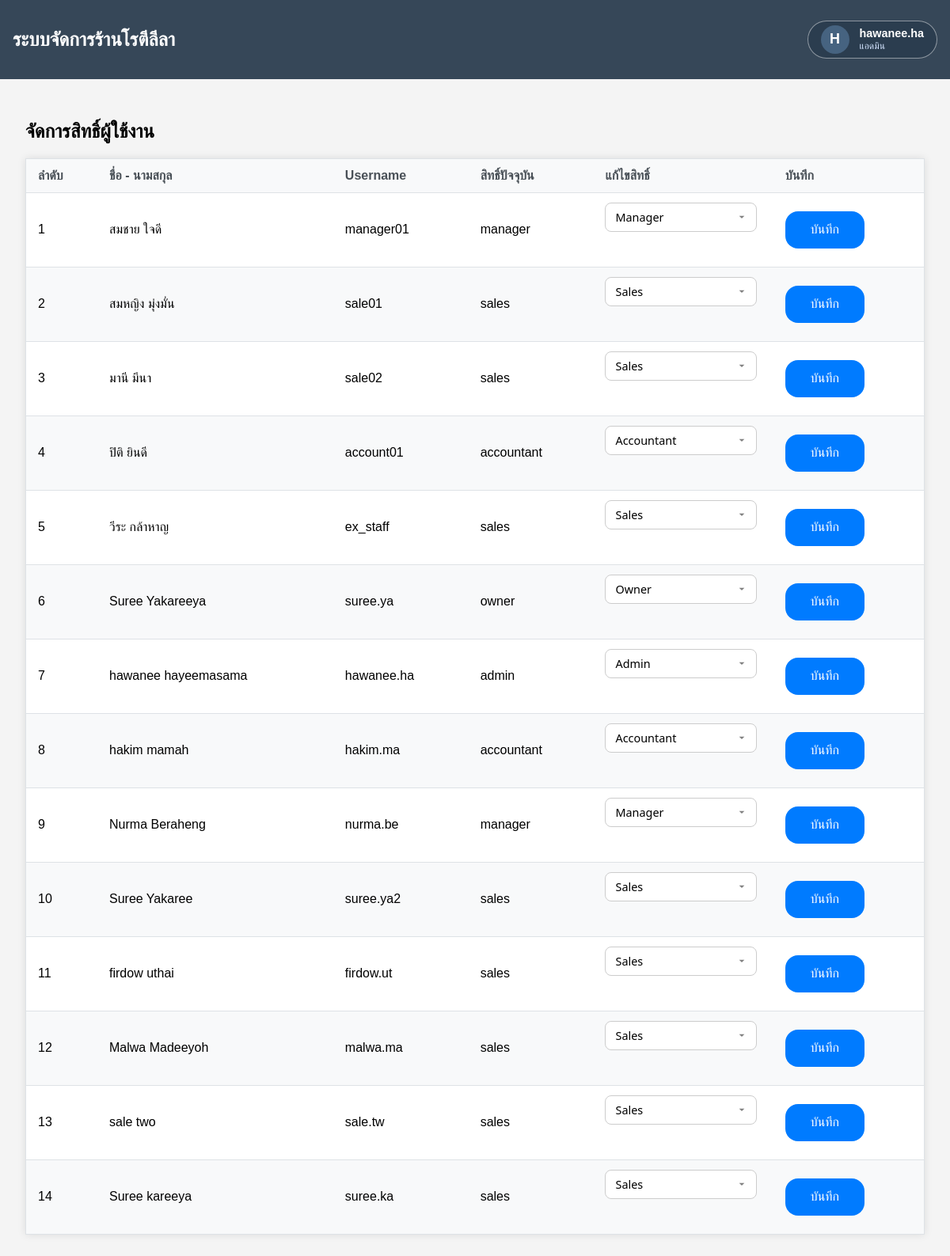
Screenshot of /employee/manage_role.php (signed in) with the database file from the repository.
### tables this page shows
CREATE TABLE `users` (
  `user_ID` int(2) NOT NULL,
  `username` varchar(50) NOT NULL,
  `password_hash` varchar(255) NOT NULL,
  `force_password_reset` tinyint(1) NOT NULL DEFAULT 0,
  `full_name` varchar(100) DEFAULT NULL,
  `phone` varchar(10) DEFAULT NULL,
  `email` varchar(100) DEFAULT NULL,
  `role` enum('owner','admin','manager','sales','accountant') NOT NULL,
  `created_at` datetime DEFAULT current_timestamp(),
  `profile_picture_url` varchar(255) DEFAULT 'default.png',
  `hourly_wage` decimal(10,2) DEFAULT 0.00,
  `status` enum('Active','Inactive') DEFAULT 'Active',
  `start_time` time NOT NULL DEFAULT '09:00:00',
  `end_time` time NOT NULL DEFAULT '18:00:00'
);

### employee/manage_role.php (the view, shortened to what this page needs)
<?php
include('../data/db_connect.php');
?>
<!DOCTYPE html>
<html lang="th">
<head>
    <link rel="stylesheet" href="../style/employee.css?v=239">
    <link rel="stylesheet" href="https://cdnjs.cloudflare.com/ajax/libs/font-awesome/6.5.0/css/all.min.css">
</head>
<body>
<?php include('../layout/navbar.php'); ?>
<div class="main-content">
    <h2>จัดการสิทธิ์ผู้ใช้งาน</h2>
    <table class="employee-table">
        <thead>
            <tr>
                <th>ลำดับ</th>
                <th>ชื่อ - นามสกุล</th>
                <th>Username</th>
                <th>สิทธิ์ปัจจุบัน</th>
                <th>แก้ไขสิทธิ์</th>
                <th>บันทึก</th>
            </tr>
        </thead>
        <tbody>
        <?php
        $sql = "SELECT user_ID, username, full_name, role FROM users";
        $result = mysqli_query($conn, $sql);
        $index = 1;
while ($row = mysqli_fetch_assoc($result)) {
    echo "<tr>";
    echo "<form action='../employee/update.role.php' method='POST'>";
    echo "<td>{$index}</td>";
    echo "<td>{$row['full_name']}</td>";
    echo "<td>{$row['username']}</td>";
    echo "<td>{$row['role']}</td>";
    echo "<td>";
    echo "<select name='role' required>";
    echo "<option value='admin'" . ($row['role'] === 'admin' ? ' selected' : '') . ">Admin</option>";
    echo "<option value='owner'" . ($row['role'] === 'owner' ? ' selected' : '') . ">Owner</option>";
    echo "<option value='manager'" . ($row['role'] === 'manager' ? ' selected' : '') . ">Manager</option>";
    echo "<option value='accountant'" . ($row['role'] === 'accountant' ? ' selected' : '') . ">Accountant</option>";
    echo "<option value='sales'" . ($row['role'] === 'sales' ? ' selected' : '') . ">Sales</option>";
    echo "</select>";
    echo "</td>";
    echo "<td><button type='submit' class='btn btn-save'>บันทึก</button></td>";
    echo "</form>";
    echo "</tr>";
    $index++;
}
        ?>
        </tbody>
    </table>
</div>
</body>
</html>

### layout/navbar.php (shortened to what this page needs)
<nav class="navbar">
  <h1>ระบบจัดการร้านโรตีลีลา</h1>
  <?php
    $username = $_SESSION['username'] ?? 'ไม่ทราบชื่อ';
    $role = $_SESSION['role'] ?? 'ไม่ทราบตำแหน่ง';
    $firstChar = mb_substr($username, 0, 1, 'UTF-8');
    $roleMap = [
        'admin' => 'แอดมิน',
        'sales' => 'พนักงานขาย',
        'manager' => 'ผู้จัดการ',
        'owner' => 'เจ้าของร้าน',
        'accountant' => 'ผู้จัดการบัญชี',
    ];
    $roleDisplay = $roleMap[$role] ?? $role;
  ?>
<div class="admin-profile" onclick="toggleDropdown()">
  <div class="profile-char"><?= htmlspecialchars($firstChar) ?></div>
  <div class="user-info">
    <div class="username"><?= htmlspecialchars($username) ?></div>
    <div class="role"><?= htmlspecialchars($roleDisplay) ?></div>
  </div>
</div>
</nav>

### style/employee.css (style rules this page uses)
body { margin: 0; font-family: sans-serif; background: #f4f4f4; }
.navbar { background: rgba(44, 62, 80, 0.95); color: #fff; padding: 1rem; display: flex; align-items: center; justify-content: space-between; position: fixed; top: 0; left: 0; right: 0; z-index: 1000; }
.admin-profile { display: flex; align-items: center; gap: 0.8rem; color: #ffffff; padding: 0.3rem 1rem; border-radius: 1.5rem; border: 1px solid rgba(255, 255, 255, 0.463); transition: background-color 0.3s ease; background-color: rgba(44, 62, 80, 0.95); }
.profile-char { width: 36px; height: 36px; background-color: #466380; border-radius: 50%; display: flex; align-items: center; justify-content: center; font-weight: bold; font-size: 18px; color: #fff; text-transform: uppercase; }
.user-info { display: flex; flex-direction: column; line-height: 1.2; }
.username { font-weight: 600; font-size: 0.9rem; color: #ffffff; }
.role { font-size: 0.75rem; color: #d4e4ff; }
.main-content { margin-top: 100px; padding: 2rem; transition: margin-left 0.3s ease; margin-left: 0; }
.btn { padding: 0.9rem 2rem; border: none; border-radius: 16px; cursor: pointer; font-size: 1rem; }
.employee-table { width: 100%; border-collapse: collapse; background-color: white; box-shadow: 0 0 10px rgba(0,0,0,0.1); margin-top: 0; border: 1px solid #dee2e6; }
.employee-table th, .employee-table td { padding: 12px 15px; text-align: left; border: none; border-bottom: 1px solid #dee2e6; }
.employee-table thead th { background-color: #f8f9fa; font-weight: 600; color: #495057; text-align: left; }
.employee-table tbody tr:nth-child(even) { background-color: #f8f9fa; }
select, select#role, select#role.placeholder { width: 97%; padding: 0.4rem 0.75rem; margin-bottom: 2rem; border: 1px solid #ccc; border-radius: 8px; background-color: #fff; font-family: 'Segoe UI', sans-serif; font-size: 0.9em; color: #000000; height: 37px; box-sizing: border-box; transition: border-color 0.2s; appearance: none; -webkit-appearance: none; -moz-appearance: none; background-repeat: no-repeat; background-position: right 10px center; background-size: 16px 16px; padding-right: 35px; }
.btn-save { background-color: #007BFF; color: white; }

### rows the page displays
users: full_name "สมชาย ใจดี", username "manager01", role "manager", role "Manager"
users: full_name "สมหญิง มุ่งมั่น", username "sale01", role "sales", role "Sales"
users: full_name "มานี มีนา", username "sale02", role "sales", role "Sales"
users: full_name "ปิติ ยินดี", username "account01", role "accountant", role "Accountant"
users: full_name "วีระ กล้าหาญ", username "ex_staff", role "sales", role "Sales"
users: full_name "Suree Yakareeya", username "suree.ya", role "owner", role "Owner"
users: full_name "hawanee hayeemasama", username "hawanee.ha", role "admin", role "Admin"
users: full_name "hakim mamah", username "hakim.ma", role "accountant", role "Accountant"
users: full_name "Nurma Beraheng", username "nurma.be", role "manager", role "Manager"
users: full_name "Suree Yakaree", username "suree.ya2", role "sales", role "Sales"
users: full_name "firdow uthai", username "firdow.ut", role "sales", role "Sales"
users: full_name "Malwa Madeeyoh", username "malwa.ma", role "sales", role "Sales"
users: full_name "sale two", username "sale.tw", role "sales", role "Sales"
users: full_name "Suree kareeya", username "suree.ka", role "sales", role "Sales"

### other values shown
$firstChar "H"
$username "hawanee.ha"
$roleDisplay "แอดมิน"
